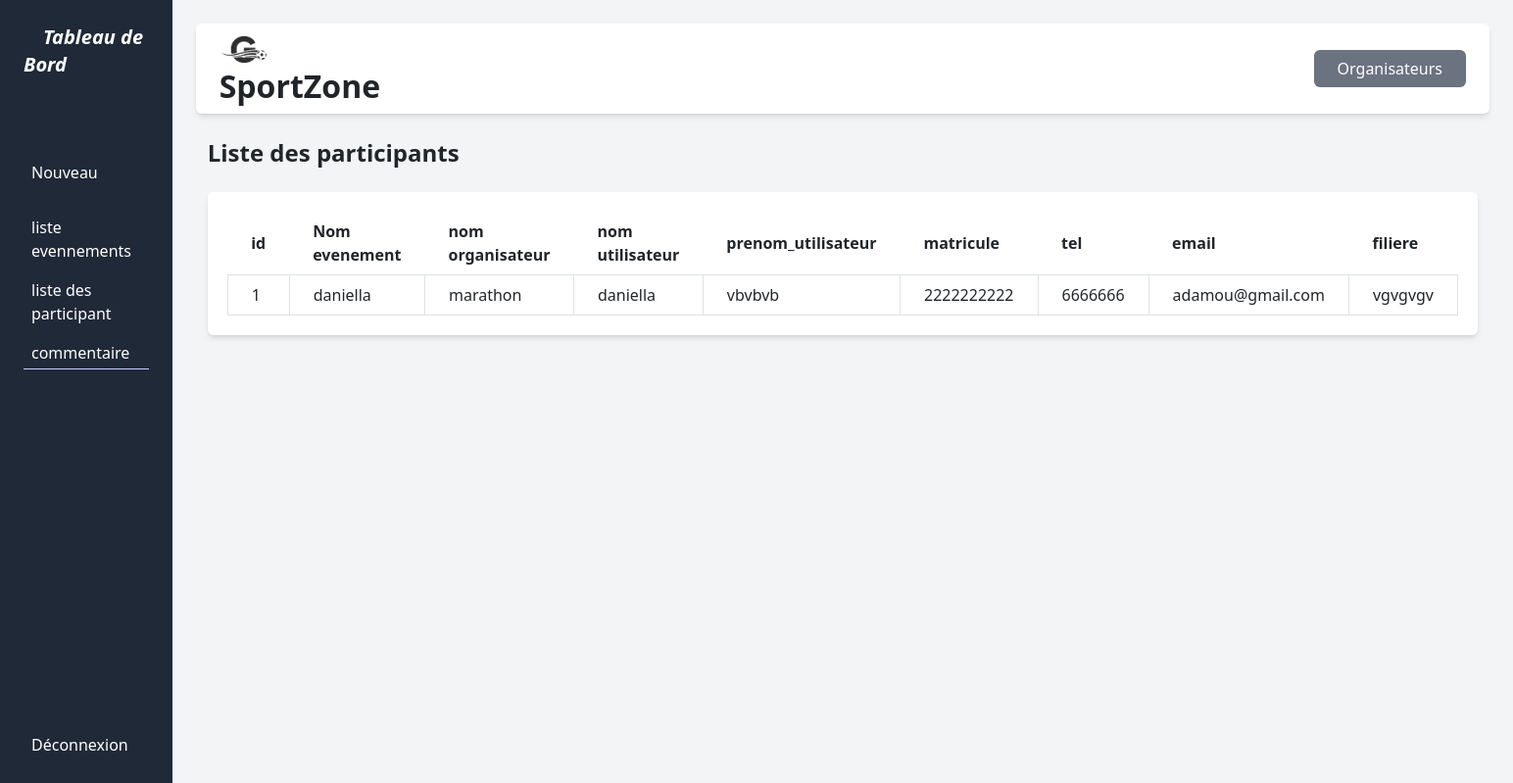
Page /listeparticipant.php on the committed database.
### tables this page shows
CREATE TABLE `participant` (
  `noms` varchar(20) NOT NULL,
  `organisateur` varchar(20) NOT NULL,
  `nom_utilisateur` varchar(20) NOT NULL,
  `prenom_utilisateur` varchar(20) NOT NULL,
  `matricule` varchar(255) NOT NULL,
  `niveau` varchar(255) NOT NULL,
  `tel` varchar(127) NOT NULL,
  `email` varchar(255) NOT NULL,
  `id` int NOT NULL,
  `filiere` varchar(20) NOT NULL
);

### listeparticipant.php (the view, shortened to what this page needs)
<?php include 'include/header.php'; ?>
  <div>
<div class="container-fluid">
  <h2 class="text-2xl font-bold mb-4">Liste des participants</h2>
  <div class="bg-white shadow-md rounded-md" style="padding: 20px;">
  <table id="participantTable" class="w-full border-collapse" >
    <thead>
      <tr>
        <th class="px-4 py-2">id</th>
        <th class="px-4 py-2">Nom evenement</th>
        <th class="px-4 py-2">nom organisateur</th>
        <th class="px-4 py-2">nom utilisateur</th>
        <th class="px-4 py-2">prenom_utilisateur</th>
        <th class="px-4 py-2">matricule</th>
        <th class="px-4 py-2">tel</th>
        <th class="px-4 py-2">email</th>
        <th class="px-4 py-2">filiere</th>
      </tr>
    </thead>
    <tbody>
      <?php
      $servername = "localhost";
      $username = "root";
      $password = "";
      $dbname = "madb";
      $conn = new mysqli($servername, $username, $password, $dbname);
      $sql = "SELECT * from participant";
      $result = $conn->query($sql);
      if ($result->num_rows > 0) {
        while ($row = $result->fetch_assoc()) {
          echo "<tr>";
          echo "<td class='border px-4 py-2'>{$row['id']}</td>";
          echo "<td class='border px-4 py-2'>{$row['noms']}</td>";
          echo "<td class='border px-4 py-2'>{$row['organisateur']}</td>";
          echo "<td class='border px-4 py-2'>{$row['nom_utilisateur']}</td>";
          echo "<td class='border px-4 py-2'>{$row['prenom_utilisateur']}</td>";
          echo "<td class='border px-4 py-2'>{$row['matricule']}</td>";
          echo "<td class='border px-4 py-2'>{$row['tel']}</td>";
          echo "<td class='border px-4 py-2'>{$row['email']}</td>";
          echo "<td class='border px-4 py-2'>{$row['filiere']}</td>";
          echo "</tr>";
        }
      }
      ?>
    </tbody>
  </table>
  </div>
</div>
<?php include 'include/main.php'; ?>

### rows in the picture
participant: id "1", noms "daniella", organisateur "marathon", nom_utilisateur "daniella", prenom_utilisateur "vbvbvb", matricule "2222222222", tel "6666666", email "adamou@gmail.com", filiere "vgvgvgv"
